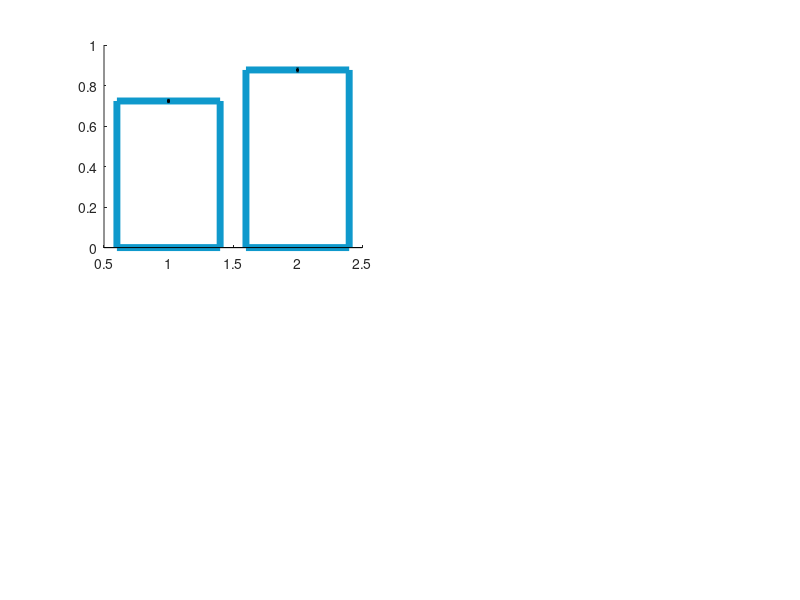

MATLAB code to generate this figure: (Note: this script raises an error after producing the figure.)
% Rouault & Fleming (2020) Formation of global self-beliefs in the human brain.
% Behavioral analyses and figures for the main fMRI experiment.


function [] = BehaviorMainExp()


% ---------------------------------------------------
%        Load data to reproduce plots
% ---------------------------------------------------

load MainExp MainExp

% Objective performance in learning block trials:
trial_excluded  = MainExp.trial_excluded  ;
meanAccLB       = MainExp.meanAccLB       ;
basic_perf      = MainExp.basic_perf      ;
acc_progression = MainExp.acc_progression ;

% Global self-performance estimates.
% Task choice as a function of difference in accuracy between tasks:
x_accDiff_E     = MainExp.x_accDiff_E     ;
y_accDiff_E     = MainExp.y_accDiff_E     ;

% How often the easiest of both tasks was eventually chosen:
freqchE         = MainExp.freqchE         ;

% How often the best-performed of both tasks was eventually chosen:
freqchBest      = MainExp.freqchBest      ;

% Predicted confidence on scanner data using regressions from metacog task:
scan_confid_pred_model1 = MainExp.scan_confid_pred_model1 ;

% Task choice split as top vs. bottom of blocks
y_accDiff_E2    = MainExp.y_accDiff_E2    ;

% Link predicted confidence to main experiment task choices:
conf_C_I = MainExp.conf_C_I ;
delta_conf_beta = MainExp.delta_conf_beta ;
delta_acc_beta = MainExp.delta_acc_beta ;
delta_rt_beta = MainExp.delta_rt_beta ;
deviances = MainExp.deviances ;

% Regressions:
Xacc = MainExp.Xacc ;
Xdiff = MainExp.Xdiff ;
choseTask2 = MainExp.choseTask2 ;% coded 0=choseTask1, 1=choseTask2

% Number of participants
nS = length(freqchE);

% Number of learning blocks
N_series = 32 ;



% ------------------------------------------------------------------------
%                       Tools used for all figures
% ------------------------------------------------------------------------

% colors for graphs:
color_nofbeasy = [0 194 92]/255;
color_nofbdif  = [255 153 21]/255;
bluecol        = [15 153 204]/255;
purplecol      = [153 15 204]/255;
colormodel1 = [.5 .2 .8];

bleu_incong = [51 204 204]/255 ;
jaune_cong = [241 196 15]/255 ;

% adding individual data points:
sss = .27 ;
frame = .1 ;



% ---------------------------------------------------
%        Make the statistical analyses
% ---------------------------------------------------


disp('=========== GROUP ANALYSIS ===========')

disp(['N = ',num2str(nS),' participants'])

disp(['Across subjects mean proportion of excluded trials: ', ...
    num2str(mean(trial_excluded))])

disp(['Across subjects mean overall performance: ', ...
    num2str(mean(meanAccLB))])


% Basic performance and reaction times:
disp(['Across subjects mean performance in easy trials: ', ...
    num2str(mean(basic_perf(:,2)))])
disp(['Across subjects mean performance in difficult trials: ', ...
    num2str(mean(basic_perf(:,1)))])
disp(['Across subjects mean RTs in easy trials: ', ...
    num2str(mean(basic_perf(:,4)))])
disp(['Across subjects mean RTs in difficult trials: ', ...
    num2str(mean(basic_perf(:,3)))])


% Test for a difference between easy and difficult conditions:
[~,pv,~,stats] = ttest(basic_perf(:,1),basic_perf(:,2)) ;

disp(['Performance easy against difficult: tval = ',...
    num2str(round(stats.tstat*100)/100),' pval = ',num2str(pv)])

[~,pva,~,stats] = ttest(basic_perf(:,3),basic_perf(:,4)) ;

disp(['RTs easy against difficult: tval = ', ...
    num2str(round(stats.tstat*100)/100),' pval = ',num2str(pva)])


disp(['Range of choosing the best-performed of both tasks: Min = ', ...
    num2str(min(freqchBest)*100),'%     Max = ', ...
    num2str(max(freqchBest)*100),'%'])


% Global self-performance estimates:
[~,pval,~,stats] = ttest(y_accDiff_E2(:,1),y_accDiff_E2(:,3)) ;
disp(['Frequency chose easy task, top vs. bottom of blocks: tval = ', ...
    num2str(round(stats.tstat*100)/100),' pval = ',num2str(pval)])


% Link predicted confidence to main experiment task choices:
[~,pvalu,~,stats] = ttest(delta_conf_beta) ;
disp(['One sample t-test for beta delta confidence predicting task choice: tval = ', ...
    num2str(round(stats.tstat*100)/100),' pval = ',num2str(pvalu)])

% Examine whether link is stronger than for accuracy or RTs:
[~,pvalu,~,stats] = ttest(delta_acc_beta) ;
disp(['One sample t-test for beta delta accuracy predicting task choice: tval = ', ...
    num2str(round(stats.tstat*100)/100),' pval = ',num2str(pvalu)])

[~,pvalu,~,stats] = ttest(delta_rt_beta) ;
disp(['One sample t-test for beta delta RTs predicting task choice: tval = ', ...
    num2str(round(stats.tstat*100)/100),' pval = ',num2str(pvalu)])

% Compare these three models:
disp 'sum of deviances for confidence, accuracy, RT models:'
sum(deviances)

% Correlation between confidence on chosen task and confidence on chosen
% minus unchosen global SPEs:
[rho,pval] = corrcoef(conf_C_I(:,1),conf_C_I(:,1)-conf_C_I(:,2));



% ---------------------------------------------------
%                Make the figures
% ---------------------------------------------------


% Objective performance and RTs in easy and difficult conditions
figure;
subplot(2,2,1)
hold on;
bar(mean(basic_perf(:,1:2)),'FaceColor',[1 1 1],'EdgeColor',bluecol,'LineWidth',5)
errorbar(1:2,mean(basic_perf(:,1:2)),std(basic_perf(:,1:2))/sqrt(nS),'k.','LineWidth',5)
for o = 1:nS
    hold on;
    plot(1+sss,basic_perf(o,1),'ko','LineWidth',2) ;
    plot(2+sss,basic_perf(o,2),'ko','LineWidth',2) ;
end
ylabel('Objective performance','fontsize',25)
title('Main fMRI expt','fontsize',25)
set(gca,'fontsize',25,'LineWidth',1.5,'XTickLabel',{'','Diff.','Easy',''})
axis([0 3 .5 1])
hold off

subplot(2,2,2)
hold on;
bar(mean(basic_perf(:,3:4)),'FaceColor',[1 1 1],'EdgeColor',purplecol,'LineWidth',5)
errorbar(1:2,mean(basic_perf(:,3:4)),std(basic_perf(:,3:4))/sqrt(nS),'k.','LineWidth',5)
for o = 1:nS
    hold on;
    plot(1+sss,basic_perf(o,3),'ko','LineWidth',2) ;
    plot(2+sss,basic_perf(o,4),'ko','LineWidth',2) ;
end
ylabel('Reaction times (ms)','fontsize',25)
set(gca,'fontsize',25,'LineWidth',1.5,'XTickLabel',{'','Diff.','Easy',''})
axis([0 3 500 1200])
hold off


% General evolution across the whole experimental session
subplot(2,2,[3 4])
hold on;
errorbar(1:N_series,mean(acc_progression),std(acc_progression)/sqrt(nS),'kx','LineWidth',5);
plot(1:N_series,mean(acc_progression),'k.');lsline
plot(1:N_series,.5*ones(1,N_series),'c--','LineWidth',2)
ylabel('Mean performance per block','fontsize',25)
xlabel('Learning blocks','fontsize',25)
title('General progression','fontsize',25)
set(gca,'fontsize',25,'LineWidth',1.5)
axis([0 N_series+1 .4 1])
hold off



% Global self-performance estimates as assayed in end-of-block task choices

% Proportion of choice of easy over difficult tasks across blocks:
figure;
hold on;
bar(1:2,[mean(freqchE) 0],'FaceColor',color_nofbeasy,'EdgeColor',[1 1 1])
bar(1:2,[0 mean(1-freqchE)],'FaceColor',color_nofbdif,'EdgeColor',[1 1 1])
errorbar(1:2,[mean(freqchE) 0],[std(freqchE)/sqrt(nS) 0],'k.','LineWidth',2)
errorbar(1:2,[0 mean(1-freqchE)],[0 std(1-freqchE)/sqrt(nS)],'k.','LineWidth',2)
for o = 1:nS
    hold on;
    plot(1+sss,freqchE(o),'ko','LineWidth',2) ;
    plot(2+sss,1-freqchE(o),'ko','LineWidth',2) ;
end
set(gca,'fontsize',22,'LineWidth',1.5,'XTickLabel',{'','Easy','Diff.',''})
title('Global self-performance estimates','fontsize',22)
ylabel('Task choice frequency','fontsize',22)
axis([0 length(1:2)+1 0 1])
hold off


figure;
hold on;
bar([mean(conf_C_I(:,1)) 0],'EdgeColor',[1 1 1],'FaceColor',jaune_cong,'LineWidth',5)
bar([0 mean(conf_C_I(:,2))],'EdgeColor',[1 1 1],'FaceColor',bleu_incong,'LineWidth',5)
errorbar(1:2,mean(conf_C_I),std(conf_C_I)/sqrt(nS),'k.','LineWidth',5)
ylabel('Predicted confidence','fontsize',25)
title('Global self-performance estimates','fontsize',25)
set(gca,'fontsize',25,'LineWidth',1.5,'XTickLabel',{'','Higher','Lower',''})
axis([0 3 3 4])
hold off


% Task choice split according to fluctuations in performance across blocks:

% filter subjects at ceiling on easy trials (no empty cell): sub 34 & 36
y_accDiff_E_plot = y_accDiff_E([1:33 35 37:41],:);
x_accDiff_E_plot = x_accDiff_E([1:33 35 37:41],:);

figure;
hold on;
errorbar(nanmean(x_accDiff_E_plot),nanmean(y_accDiff_E_plot),nanstd(y_accDiff_E_plot)/sqrt(nS-2),...
    'Color',color_nofbeasy,'LineStyle','-','Marker','o','MarkerEdgeColor',...
    color_nofbeasy,'MarkerFaceColor',[1 1 1],'MarkerSize',10,'LineWidth',3)
xlabel('Easy-Diff. task performance','fontsize',25)
ylabel('Easy task choice proportion','fontsize',25)
set(gca,'fontsize',22,'LineWidth',1.5)
axis([-.5 .5 0.2 0.8])
hold off

[h,p,~,stats]=ttest(y_accDiff_E_plot(:,1),y_accDiff_E_plot(:,3));



% ------------------------------------------------------------------------
%       Predicted confidence from ordinal regressions in Metacog task
% ------------------------------------------------------------------------

% NB: Numerotation of Model(i) different from the paper.
figure;
hold on;
errorbar(1:2+frame,[mean(scan_confid_pred_model1(:,1)) mean(scan_confid_pred_model1(:,2))], ...
    [std(scan_confid_pred_model1(:,1)) std(scan_confid_pred_model1(:,2))]/sqrt(nS), ...
    'Color',colormodel1,'LineWidth',3)
errorbar(1:2+frame,[mean(scan_confid_pred_model1(:,3)) mean(scan_confid_pred_model1(:,4))], ...
    [std(scan_confid_pred_model1(:,3)) std(scan_confid_pred_model1(:,4))]/sqrt(nS), ...
    'Color',colormodel1,'LineWidth',3)
ylabel('Predicted confidence','fontsize',25)
title('Main fMRI expt','fontsize',25)
set(gca,'fontsize',25,'LineWidth',1.5,'XTickLabel',{'','Diff.','Easy',''})
axis([0 3 2 5])
hold off



% ---------------------------------------------------
%                Perform regressions
% ---------------------------------------------------

% Logistic regression examining if difference in performance between
% tasks and difficulty level and their interaction have an influence on
% task choices (in FFX):

% pool all regressors in the GLM function:
Xdiff(Xdiff==85) = 1 ;
Xdiff(Xdiff==70) = -1 ;

Xint  = Xacc.*Xdiff ;

% z-score regressors for commensurability of regression coefficients:
Xacc_  = (Xacc-mean(Xacc))/std(Xacc) ;
Xdiff_ = (Xdiff-mean(Xdiff))/std(Xdiff) ;
Xint_  = (Xint-mean(Xint))/std(Xint) ;

% Gram-Schmidt orthogonalization (optional)
% [Q,R] = qr_gs([Xacc_ Xdiff_ Xint_]) ;
% Xacc_  = Q(:,1) ;
% Xdiff_ = Q(:,2) ;
% Xint_  = Q(:,3) ;

X = [Xacc_ Xdiff_ Xint_] ;

% dependent variable
Y = boolean(choseTask2); % NB. coded 0=choseTask1, 1=choseTask2.

[betas,~,stats] = glmfit(X,Y,'binomial','link','logit');

disp('Logistic regression predicting task choice:')
disp(['Baseline should be NS: beta = ',num2str(betas(1)),' pval = ',num2str(stats.p(1))])
disp(['Influence of accuracy: beta = ',num2str(betas(2)),' pval = ',num2str(stats.p(2))])
disp(['Influence of diff. level: beta = ',num2str(betas(3)),' pval = ',num2str(stats.p(3))])
disp(['Interaction: beta = ',num2str(betas(4)),' pval = ',num2str(stats.p(4))])

end
